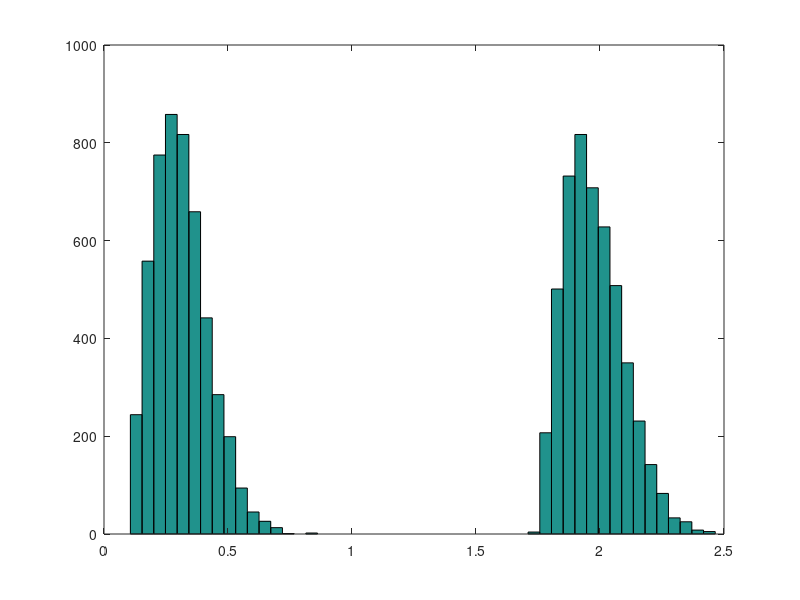
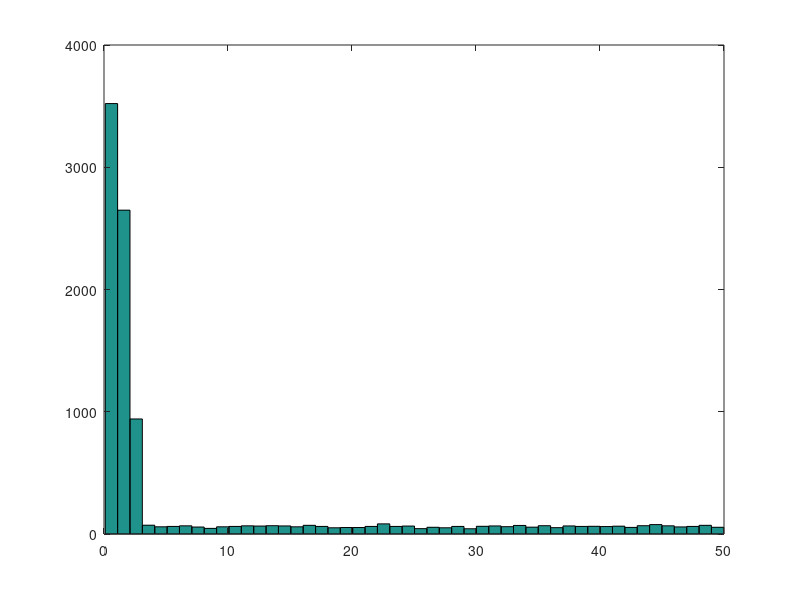
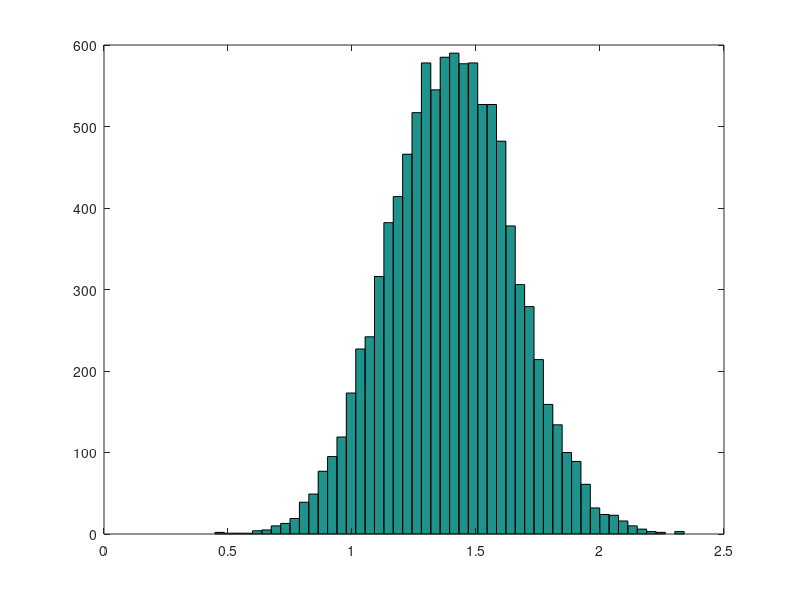
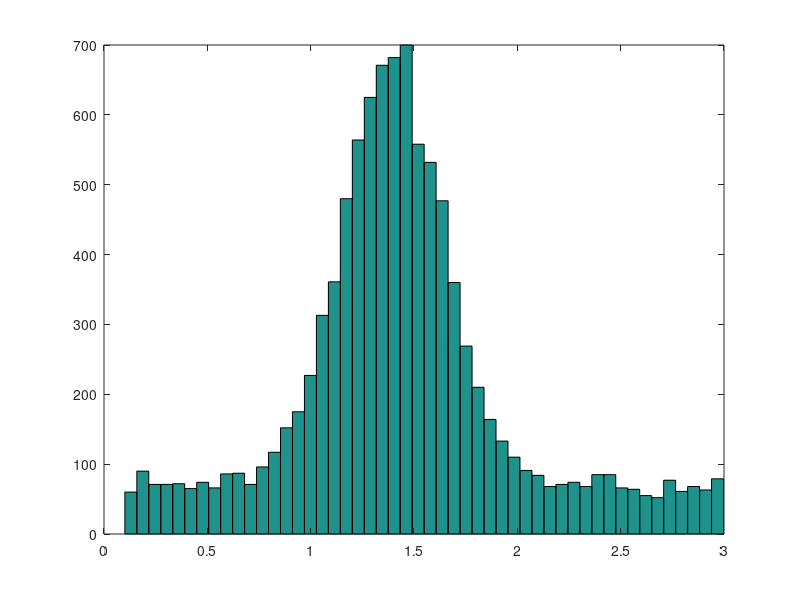

Source code (MATLAB) for these figures, in order: (Note: this script raises an error after producing the figures.)
%% Shadlen bimodal failure distribution

NumTrials = 10000;
ITIs1 = random('Rayleigh',1/6,1,NumTrials) + 0.1;
ITIs2 = random('Rayleigh',1/sqrt(30),1,NumTrials) + 1.75;
rr = round(rand(1,NumTrials));
ITIs = rr .* ITIs1 + (1 - rr) .* ITIs2;
ITIMin = min(ITIs);
ITIMax = max(ITIs);

figure
hist(ITIs,50)

%% My bimodal failure distribution

NumTrials = 10000;
ITIMin = 0.1;
ITIMax = 50;
mng1 = 0.3;   % parameters for the Gaussians
mng2 = 2;
sdg = 0.15;
pmx1 = 0.35;   % mixing probabilities
pmx2 = 0.35;
pmx3 = 1 - pmx1 - pmx2;

ITIs1 = random('Normal',mng1,sdg,1,NumTrials);
while any(ITIs1>ITIMax) | any(ITIs1<ITIMin)
    inx = ITIs1 > ITIMax  | ITIs1 < ITIMin;
    ITIs1(inx) = random('Normal',mng1,sdg,1,sum(inx));
end
ITIs2 = random('Normal',mng2,sdg,1,NumTrials);
while any(ITIs2>ITIMax) | any(ITIs2<ITIMin)
    inx = ITIs2 > ITIMax  | ITIs2 < ITIMin;
    ITIs2(inx) = random('Normal',mng2,sdg,1,sum(inx));
end
ITIs3 = random('Uniform',ITIMin,ITIMax,1,NumTrials);
prr = rand(1,NumTrials);
rr = zeros(3,NumTrials);
rr(1,prr<pmx1) = 1;
rr(2,prr>=pmx1&prr<(pmx1+pmx2)) = 1;
rr(3,prr>=(pmx1+pmx2)) = 1;
ITIs = rr(1,:) .* ITIs1 + rr(2,:) .* ITIs2 + rr(3,:) .* ITIs3;
ITIMin = min(ITIs);
ITIMax = max(ITIs);

figure
hist(ITIs,50)

%% My unimodal failure distribution

NumTrials = 10000;
ITIMin = 0.1;
ITIMax = 3;
mng = 1.4;   % parameters for the Gaussian
sdg = 0.25;

ITIs = random('Normal',mng,sdg,1,NumTrials);
while any(ITIs>ITIMax) | any(ITIs<ITIMin)
    inx = ITIs > ITIMax  | ITIs < ITIMin;
    ITIs(inx) = random('Normal',mng,sdg,1,sum(inx));
end

figure
hist(ITIs,50)

%% My unimodal failure distribution #2

NumTrials = 10000;
ITIMin = 0.1;
ITIMax = 3;
mng = 1.4;   % parameters for the Gaussian
sdg = 0.25;
pmx1 = 0.65;   % mixing probabilities
pmx2 = 1 - pmx1;

ITIs1 = random('Normal',mng,sdg,1,NumTrials);
while any(ITIs1>ITIMax) | any(ITIs1<ITIMin)
    inx = ITIs1 > ITIMax  | ITIs1 < ITIMin;
    ITIs1(inx) = random('Normal',mng,sdg,1,sum(inx));
end
ITIs2 = random('Uniform',ITIMin,ITIMax,1,NumTrials);
prr = rand(1,NumTrials);
rr = zeros(2,NumTrials);
rr(1,prr<pmx1) = 1;
rr(2,prr>=pmx1) = 1;
ITIs = rr(1,:) .* ITIs1 + rr(2,:) .* ITIs2;
ITIMin = min(ITIs);
ITIMax = max(ITIs);

figure
hist(ITIs,50)

%% My exponential failure distribution

ITIMean = 1.4;
ITIMin = 0.1;
ITIMax = 5;
NumTrials = 10000;

ITIMean2 = ITIMean - ITIMin;
ITIMax2 = ITIMax - ITIMin;

temp = exprnd(ITIMean2,NumTrials,1);
while any(temp>ITIMax2)
    inx = temp > ITIMax2;
    temp(inx) = exprnd(ITIMean2,sum(inx),1)';
end
temp = temp + ITIMin;
ITIs = temp;

%% Failure density function

dt = 0.05;
times = ITIMin-dt:dt:ITIMax+dt;
cnts = (times(1:end-1) + times(2:end)) / 2;
ft = histc(ITIs,times);
ft = ft(1:end-1);
ft = ft / sum(ft);
figure
bar(cnts,ft)

%% Hazard rate

Ft = cumsum(ft);
Rt = 1 - Ft;
ht = (Rt(1:end-1) - Rt(2:end)) ./ (dt * Rt(1:end-1));
figure
plot(cnts(1:end-1),ht)

%% Subjective hazard rate

% Convolution of the failure density function with a time-dependent Gaussian
figure
for Phi = 0.26
intfg = zeros(size(cnts));
tau = cnts;
cntr = 1;   % counter
cnts2 = [cnts cnts(end)+dt:dt:cnts(end)+195*dt];
T = 0.3;
for t = cnts2;
    fg = ft .* exp(-(tau-t).^2/(2*(Phi*t^T)^2));
    intfg(cntr) = sum(fg*dt);
    cntr = cntr + 1;
end
fwt = 1 ./ (Phi * cnts2.^T * sqrt(2*pi)) .* intfg;
fwt = fwt / sum(fwt);

% Subjective hazard rate
Fwt = cumsum(fwt);
Rwt = 1 - Fwt;
hwt = (Rwt(1:end-1) - Rwt(2:end)) ./ (dt * Rwt(1:end-1));
hold on
plot(cnts2(1:end-1),hwt)
end
